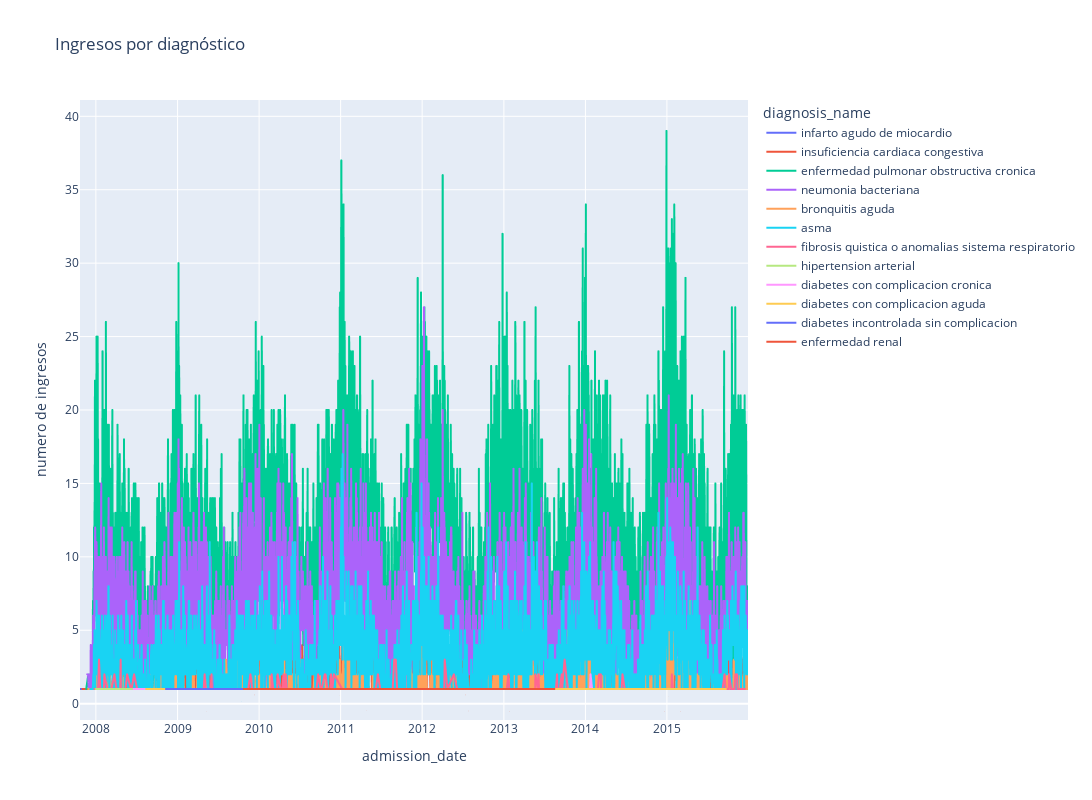

Notebook code cell kept with this figure:
### Markdown cell above
Vamos a obtener unas gráficas de la serie temporal de diagnósticos y enfermedades

### Code cell
campos_de_agrupacion = ['admission_date','diagnosis_name']
campos_de_registro_unico = ['Historia Recodificada','CIP Recodificado','Fecha de nacimiento','Fecha de ingreso']

fig = px.line(
    data_frame = df[campos_de_agrupacion + campos_de_registro_unico].groupby(campos_de_agrupacion).count().reset_index().rename(columns={"Fecha de ingreso": "numero de ingresos"}),
    x = 'admission_date',
    y = 'numero de ingresos',
    color = 'diagnosis_name',
    title = 'Ingresos por diagnóstico',
    width = 1500, height = 800
)

fig.update_layout(hovermode="x")

### Figure 1 — Plotly figure (JSON) as saved in the notebook; plotly's stock layout.template omitted (floating-point values rounded to 4 significant figures; data arrays with more than 128 entries replaced by an {"elided": "..."} marker saying what was removed)
{"data": [{"hovertemplate": "diagnosis_name=infarto agudo de miocardio<br>admission_date=%{x}<br>numero de ingresos=%{y}<extra></extra>", "legendgroup": "infarto agudo de miocardio", "line": {"color": "#636efa", "dash": "solid"}, "marker": {"symbol": "circle"}, "mode": "lines", "name": "infarto agudo de miocardio", "showlegend": true, "type": "scattergl", "x": ["2007-10-22T00:00:00", "2007-12-25T00:00:00", "2008-02-09T00:00:00", "2008-04-15T00:00:00", "2008-05-04T00:00:00", "2008-05-19T00:00:00", "2008-05-21T00:00:00", "2008-06-02T00:00:00", "2008-06-04T00:00:00", "2008-10-02T00:00:00", "2009-02-09T00:00:00", "2009-03-28T00:00:00", "2009-05-11T00:00:00", "2009-07-31T00:00:00", "2009-09-16T00:00:00", "2009-10-08T00:00:00", "2009-12-10T00:00:00", "2009-12-31T00:00:00", "2010-01-03T00:00:00", "2010-03-11T00:00:00", "2010-03-22T00:00:00", "2010-04-05T00:00:00", "2010-04-12T00:00:00", "2010-04-25T00:00:00", "2010-05-12T00:00:00", "2010-05-16T00:00:00", "2010-10-29T00:00:00", "2010-11-14T00:00:00", "2010-11-30T00:00:00", "2010-12-19T00:00:00", "2011-02-11T00:00:00", "2011-02-13T00:00:00", "2011-03-22T00:00:00", "2011-07-09T00:00:00", "2011-07-29T00:00:00", "2011-09-08T00:00:00", "2011-09-17T00:00:00", "2011-10-29T00:00:00", "2011-12-01T00:00:00", "2012-01-24T00:00:00", "2012-04-12T00:00:00", "2012-04-23T00:00:00", "2012-11-28T00:00:00", "2012-12-24T00:00:00", "2013-01-29T00:00:00", "2013-02-05T00:00:00", "2013-02-09T00:00:00", "2013-05-07T00:00:00", "2013-05-23T00:00:00", "2013-07-18T00:00:00", "2013-09-30T00:00:00", "2013-11-19T00:00:00", "2013-12-16T00:00:00", "2014-02-13T00:00:00", "2014-05-01T00:00:00", "2014-06-04T00:00:00", "2014-07-15T00:00:00", "2014-08-19T00:00:00", "2014-09-04T00:00:00", "2014-09-28T00:00:00", "2014-12-18T00:00:00", "2015-01-19T00:00:00", "2015-02-13T00:00:00", "2015-02-16T00:00:00", "2015-04-04T00:00:00", "2015-04-08T00:00:00", "2015-05-25T00:00:00", "2015-08-06T00:00:00", "2015-08-17T00:00:00", "2015-11-23T00:00:00", "2015-11-29T00:00:00"], "xaxis": "x", "y": [1, 1, 1, 1, 1, 1, 1, 1, 1, 1, 1, 1, 1, 1, 1, 1, 1, 1, 1, 1, 1, 1, 1, 1, 1, 1, 1, 1, 1, 1, 1, 1, 1, 1, 1, 1, 1, 1, 1, 1, 1, 1, 1, 1, 1, 1, 1, 1, 1, 1, 1, 1, 1, 1, 1, 1, 1, 1, 1, 1, 1, 1, 1, 1, 1, 1, 1, 1, 1, 1, 1], "yaxis": "y"}, {"hovertemplate": "diagnosis_name=insuficiencia cardiaca congestiva<br>admission_date=%{x}<br>numero de ingresos=%{y}<extra></extra>", "legendgroup": "insuficiencia cardiaca congestiva", "line": {"color": "#EF553B", "dash": "solid"}, "marker": {"symbol": "circle"}, "mode": "lines", "name": "insuficiencia cardiaca congestiva", "showlegend": true, "type": "scattergl", "x": {"elided": "2237 str values"}, "xaxis": "x", "y": {"elided": "2237 int values"}, "yaxis": "y"}, {"hovertemplate": "diagnosis_name=enfermedad pulmonar obstructiva cronica<br>admission_date=%{x}<br>numero de ingresos=%{y}<extra></extra>", "legendgroup": "enfermedad pulmonar obstructiva cronica", "line": {"color": "#00cc96", "dash": "solid"}, "marker": {"symbol": "circle"}, "mode": "lines", "name": "enfermedad pulmonar obstructiva cronica", "showlegend": true, "type": "scattergl", "x": {"elided": "2943 str values"}, "xaxis": "x", "y": {"elided": "2943 int values"}, "yaxis": "y"}, {"hovertemplate": "diagnosis_name=neumonia bacteriana<br>admission_date=%{x}<br>numero de ingresos=%{y}<extra></extra>", "legendgroup": "neumonia bacteriana", "line": {"color": "#ab63fa", "dash": "solid"}, "marker": {"symbol": "circle"}, "mode": "lines", "name": "neumonia bacteriana", "showlegend": true, "type": "scattergl", "x": {"elided": "2930 str values"}, "xaxis": "x", "y": {"elided": "2930 int values"}, "yaxis": "y"}, {"hovertemplate": "diagnosis_name=bronquitis aguda<br>admission_date=%{x}<br>numero de ingresos=%{y}<extra></extra>", "legendgroup": "bronquitis aguda", "line": {"color": "#FFA15A", "dash": "solid"}, "marker": {"symbol": "circle"}, "mode": "lines", "name": "bronquitis aguda", "showlegend": true, "type": "scattergl", "x": {"elided": "1442 str values"}, "xaxis": "x", "y": {"elided": "1442 int values"}, "yaxis": "y"}, {"hovertemplate": "diagnosis_name=asma<br>admission_date=%{x}<br>numero de ingresos=%{y}<extra></extra>", "legendgroup": "asma", "line": {"color": "#19d3f3", "dash": "solid"}, "marker": {"symbol": "circle"}, "mode": "lines", "name": "asma", "showlegend": true, "type": "scattergl", "x": {"elided": "2719 str values"}, "xaxis": "x", "y": {"elided": "2719 int values"}, "yaxis": "y"}, {"hovertemplate": "diagnosis_name=fibrosis quistica o anomalias sistema respiratorio<br>admission_date=%{x}<br>numero de ingresos=%{y}<extra></extra>", "legendgroup": "fibrosis quistica o anomalias sistema respiratorio", "line": {"color": "#FF6692", "dash": "solid"}, "marker": {"symbol": "circle"}, "mode": "lines", "name": "fibrosis quistica o anomalias sistema respiratorio", "showlegend": true, "type": "scattergl", "x": {"elided": "400 str values"}, "xaxis": "x", "y": {"elided": "400 int values"}, "yaxis": "y"}, {"hovertemplate": "diagnosis_name=hipertension arterial<br>admission_date=%{x}<br>numero de ingresos=%{y}<extra></extra>", "legendgroup": "hipertension arterial", "line": {"color": "#B6E880", "dash": "solid"}, "marker": {"symbol": "circle"}, "mode": "lines", "name": "hipertension arterial", "showlegend": true, "type": "scattergl", "x": ["2008-01-01T00:00:00", "2008-01-27T00:00:00", "2008-02-08T00:00:00", "2008-02-21T00:00:00", "2008-03-10T00:00:00", "2008-04-23T00:00:00", "2008-04-29T00:00:00", "2008-06-17T00:00:00", "2008-08-08T00:00:00", "2008-08-19T00:00:00", "2008-09-01T00:00:00", "2008-11-08T00:00:00", "2008-12-03T00:00:00", "2008-12-23T00:00:00", "2009-01-08T00:00:00", "2009-03-05T00:00:00", "2009-03-08T00:00:00", "2009-04-13T00:00:00", "2009-08-26T00:00:00", "2009-09-30T00:00:00", "2009-10-17T00:00:00", "2009-10-24T00:00:00", "2009-12-29T00:00:00", "2010-03-22T00:00:00", "2010-05-13T00:00:00", "2010-05-21T00:00:00", "2010-09-07T00:00:00", "2010-10-29T00:00:00", "2011-01-02T00:00:00", "2011-01-25T00:00:00", "2011-07-17T00:00:00", "2011-07-30T00:00:00", "2011-08-13T00:00:00", "2011-10-07T00:00:00", "2011-11-10T00:00:00", "2011-12-25T00:00:00", "2012-01-29T00:00:00", "2012-08-01T00:00:00", "2012-08-05T00:00:00", "2012-10-07T00:00:00", "2012-10-09T00:00:00", "2012-11-01T00:00:00", "2012-12-25T00:00:00", "2013-03-31T00:00:00", "2013-04-14T00:00:00", "2013-06-19T00:00:00", "2013-07-16T00:00:00", "2013-12-06T00:00:00", "2013-12-21T00:00:00", "2014-01-20T00:00:00", "2014-05-07T00:00:00", "2014-06-23T00:00:00", "2014-07-21T00:00:00", "2014-12-04T00:00:00", "2014-12-17T00:00:00", "2015-02-04T00:00:00", "2015-09-17T00:00:00"], "xaxis": "x", "y": [1, 1, 1, 1, 1, 1, 1, 1, 1, 1, 1, 1, 1, 1, 1, 1, 1, 1, 1, 1, 1, 1, 1, 1, 1, 1, 1, 1, 1, 1, 1, 1, 1, 1, 1, 1, 1, 1, 1, 1, 1, 1, 1, 1, 1, 1, 1, 1, 1, 1, 1, 1, 1, 1, 1, 1, 1], "yaxis": "y"}, {"hovertemplate": "diagnosis_name=diabetes con complicacion cronica<br>admission_date=%{x}<br>numero de ingresos=%{y}<extra></extra>", "legendgroup": "diabetes con complicacion cronica", "line": {"color": "#FF97FF", "dash": "solid"}, "marker": {"symbol": "circle"}, "mode": "lines", "name": "diabetes con complicacion cronica", "showlegend": true, "type": "scattergl", "x": ["2008-06-18T00:00:00", "2008-06-28T00:00:00", "2009-02-03T00:00:00", "2009-10-26T00:00:00", "2009-10-29T00:00:00", "2010-02-20T00:00:00", "2011-04-10T00:00:00", "2011-08-24T00:00:00", "2011-09-01T00:00:00", "2012-01-01T00:00:00", "2012-02-28T00:00:00", "2012-04-26T00:00:00", "2012-12-02T00:00:00", "2013-03-06T00:00:00", "2013-03-22T00:00:00", "2013-06-15T00:00:00", "2013-07-29T00:00:00", "2013-08-10T00:00:00", "2013-08-23T00:00:00", "2013-09-05T00:00:00", "2014-01-15T00:00:00", "2014-01-22T00:00:00", "2014-01-24T00:00:00", "2014-01-31T00:00:00", "2014-02-01T00:00:00", "2014-03-21T00:00:00", "2014-04-29T00:00:00", "2014-05-09T00:00:00", "2014-07-16T00:00:00", "2014-08-30T00:00:00", "2015-07-21T00:00:00", "2015-07-26T00:00:00", "2015-09-16T00:00:00"], "xaxis": "x", "y": [1, 1, 1, 1, 1, 1, 1, 1, 1, 1, 1, 1, 1, 1, 1, 1, 1, 1, 1, 1, 1, 1, 2, 1, 1, 1, 1, 1, 1, 1, 1, 1, 1], "yaxis": "y"}, {"hovertemplate": "diagnosis_name=diabetes con complicacion aguda<br>admission_date=%{x}<br>numero de ingresos=%{y}<extra></extra>", "legendgroup": "diabetes con complicacion aguda", "line": {"color": "#FECB52", "dash": "solid"}, "marker": {"symbol": "circle"}, "mode": "lines", "name": "diabetes con complicacion aguda", "showlegend": true, "type": "scattergl", "x": ["2008-08-13T00:00:00", "2009-04-11T00:00:00", "2010-06-20T00:00:00", "2011-10-15T00:00:00", "2012-12-30T00:00:00", "2013-11-14T00:00:00", "2015-08-05T00:00:00", "2015-09-22T00:00:00"], "xaxis": "x", "y": [1, 1, 1, 1, 1, 1, 1, 1], "yaxis": "y"}, {"hovertemplate": "diagnosis_name=diabetes incontrolada sin complicacion<br>admission_date=%{x}<br>numero de ingresos=%{y}<extra></extra>", "legendgroup": "diabetes incontrolada sin complicacion", "line": {"color": "#636efa", "dash": "solid"}, "marker": {"symbol": "circle"}, "mode": "lines", "name": "diabetes incontrolada sin complicacion", "showlegend": true, "type": "scattergl", "x": ["2008-11-10T00:00:00", "2009-02-08T00:00:00", "2010-06-02T00:00:00", "2010-06-15T00:00:00", "2010-06-29T00:00:00", "2012-01-31T00:00:00", "2013-03-29T00:00:00"], "xaxis": "x", "y": [1, 1, 1, 1, 1, 1, 1], "yaxis": "y"}, {"hovertemplate": "diagnosis_name=enfermedad renal<br>admission_date=%{x}<br>numero de ingresos=%{y}<extra></extra>", "legendgroup": "enfermedad renal", "line": {"color": "#EF553B", "dash": "solid"}, "marker": {"symbol": "circle"}, "mode": "lines", "name": "enfermedad renal", "showlegend": true, "type": "scattergl", "x": ["2009-10-24T00:00:00", "2009-11-26T00:00:00", "2010-01-30T00:00:00", "2010-09-27T00:00:00", "2013-08-15T00:00:00"], "xaxis": "x", "y": [1, 1, 1, 1, 1], "yaxis": "y"}], "layout": {"height": 800, "hovermode": "x", "legend": {"title": {"text": "diagnosis_name"}, "tracegroupgap": 0}, "title": {"text": "Ingresos por diagnóstico"}, "width": 1500, "xaxis": {"anchor": "y", "domain": [0, 1], "title": {"text": "admission_date"}}, "yaxis": {"anchor": "x", "domain": [0, 1], "title": {"text": "numero de ingresos"}}}}
